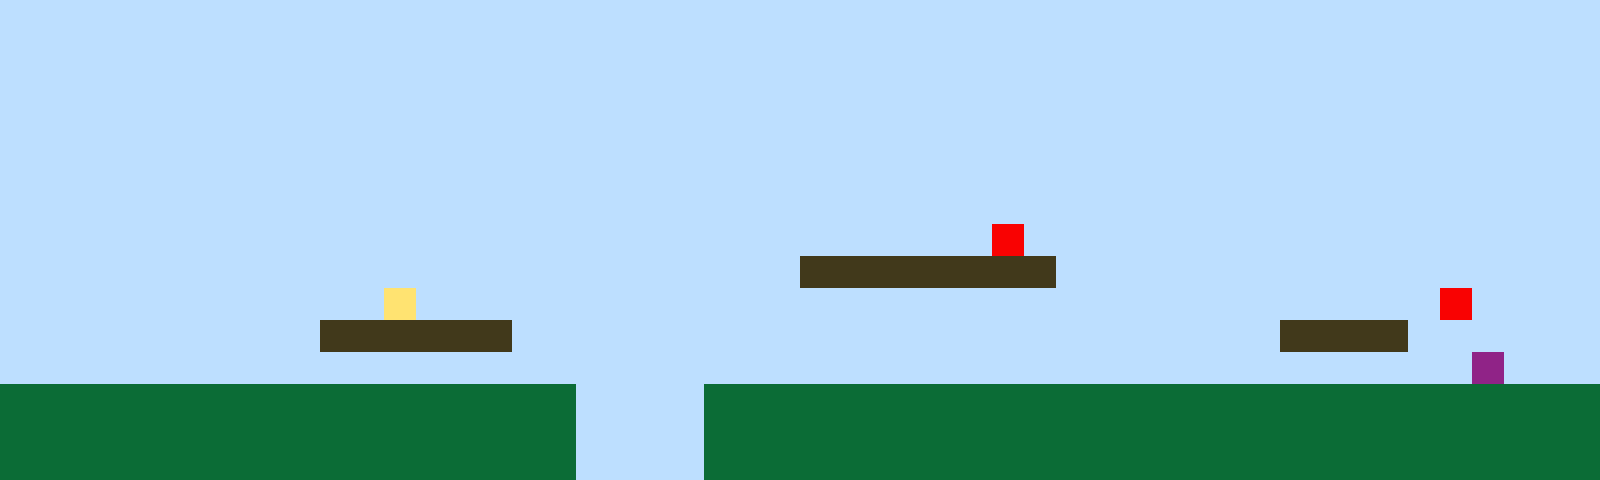

Tiled map render using the project's own tile images. Description and the whole map definition, tile-layer contents included, below:
An orthogonal 50x15 tile map with 32x32 px tiles, 1 tile layer (Tile Layer 1).

<map version="1.10" tiledversion="1.11.2" orientation="orthogonal" renderorder="right-up" width="50" height="15" tilewidth="32" tileheight="32" infinite="0" nextlayerid="2" nextobjectid="1"><editorsettings><export target="map1.csv" format="csv" /></editorsettings><tileset firstgid="1" name="sprites" tilewidth="32" tileheight="32" tilecount="6" columns="3"><image source="sprites.png" width="96" height="64" /></tileset><layer id="1" name="Tile Layer 1" width="50" height="15"><data encoding="csv">1,1,1,1,1,1,1,1,1,1,1,1,1,1,1,1,1,1,1,1,1,1,1,1,1,1,1,1,1,1,1,1,1,1,1,1,1,1,1,1,1,1,1,1,1,1,1,1,1,1,1,1,1,1,1,1,1,1,1,1,1,1,1,1,1,1,1,1,1,1,1,1,1,1,1,1,1,1,1,1,1,1,1,1,1,1,1,1,1,1,1,1,1,1,1,1,1,1,1,1,1,1,1,1,1,1,1,1,1,1,1,1,1,1,1,1,1,1,1,1,1,1,1,1,1,1,1,1,1,1,1,1,1,1,1,1,1,1,1,1,1,1,1,1,1,1,1,1,1,1,1,1,1,1,1,1,1,1,1,1,1,1,1,1,1,1,1,1,1,1,1,1,1,1,1,1,1,1,1,1,1,1,1,1,1,1,1,1,1,1,1,1,1,1,1,1,1,1,1,1,1,1,1,1,1,1,1,1,1,1,1,1,1,1,1,1,1,1,1,1,1,1,1,1,1,1,1,1,1,1,1,1,1,1,1,1,1,1,1,1,1,1,1,1,1,1,1,1,1,1,1,1,1,1,1,1,1,1,1,1,1,1,1,1,1,1,1,1,1,1,1,1,1,1,1,1,1,1,1,1,1,1,1,1,1,1,1,1,1,1,1,1,1,1,1,1,1,1,1,1,1,1,1,1,1,1,1,1,1,1,1,1,1,1,1,1,1,1,1,1,1,1,1,1,1,1,1,1,1,1,1,1,1,1,1,1,1,1,1,1,1,1,1,1,1,1,1,1,1,1,1,1,1,1,1,1,1,1,1,1,1,1,1,1,1,1,1,1,1,1,1,1,1,1,1,1,1,1,1,1,1,5,1,1,1,1,1,1,1,1,1,1,1,1,1,1,1,1,1,1,1,1,1,1,1,1,1,1,1,1,1,1,1,1,1,1,1,1,1,1,1,1,1,1,1,3,3,3,3,3,3,3,3,1,1,1,1,1,1,1,1,1,1,1,1,1,1,1,1,1,1,1,1,1,1,1,1,1,1,1,1,1,4,1,1,1,1,1,1,1,1,1,1,1,1,1,1,1,1,1,1,1,1,1,1,1,1,1,1,1,1,1,1,1,1,5,1,1,1,1,1,1,1,1,1,1,1,1,1,1,3,3,3,3,3,3,1,1,1,1,1,1,1,1,1,1,1,1,1,1,1,1,1,1,1,1,1,1,1,1,3,3,3,3,1,1,1,1,1,1,1,1,1,1,1,1,1,1,1,1,1,1,1,1,1,1,1,1,1,1,1,1,1,1,1,1,1,1,1,1,1,1,1,1,1,1,1,1,1,1,1,1,1,1,1,1,6,1,1,1,2,2,2,2,2,2,2,2,2,2,2,2,2,2,2,2,2,2,1,1,1,1,2,2,2,2,2,2,2,2,2,2,2,2,2,2,2,2,2,2,2,2,2,2,2,2,2,2,2,2,2,2,2,2,2,2,2,2,2,2,2,2,2,2,2,2,2,2,1,1,1,1,2,2,2,2,2,2,2,2,2,2,2,2,2,2,2,2,2,2,2,2,2,2,2,2,2,2,2,2,2,2,2,2,2,2,2,2,2,2,2,2,2,2,2,2,2,2,1,1,1,1,2,2,2,2,2,2,2,2,2,2,2,2,2,2,2,2,2,2,2,2,2,2,2,2,2,2,2,2</data></layer></map>
